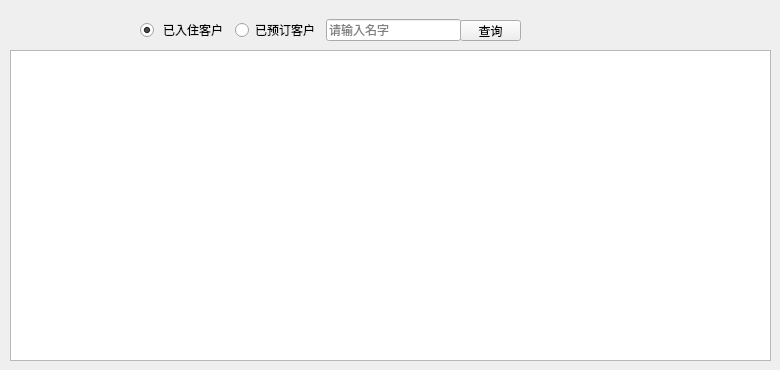
   <widget class="QWidget" name="tab_2">
    <attribute name="title">
     <string>客户信息</string>
    </attribute>
    <widget class="QTableView" name="tableView_2">
     <property name="geometry">
      <rect>
       <x>10</x>
       <y>50</y>
       <width>761</width>
       <height>311</height>
      </rect>
     </property>
     <property name="alternatingRowColors">
      <bool>true</bool>
     </property>
    </widget>
    <widget class="QWidget" name="widget_9" native="true">
     <property name="geometry">
      <rect>
       <x>140</x>
       <y>10</y>
       <width>321</width>
       <height>41</height>
      </rect>
     </property>
     <layout class="QHBoxLayout" name="horizontalLayout_8" stretch="0,0,0">
      <item>
       <widget class="QRadioButton" name="lived_radioButton">
        <property name="font">
         <font>
          <family>微软雅黑</family>
         </font>
        </property>
        <property name="text">
         <string> 已入住客户</string>
        </property>
        <property name="checked">
         <bool>true</bool>
        </property>
       </widget>
      </item>
      <item>
       <widget class="QRadioButton" name="reserve_radioButton">
        <property name="font">
         <font>
          <family>微软雅黑</family>
         </font>
        </property>
        <property name="text">
         <string>已预订客户</string>
        </property>
       </widget>
      </item>
      <item>
       <widget class="QLineEdit" name="username_Edit">
        <property name="placeholderText">
         <string>请输入名字</string>
        </property>
       </widget>
      </item>
     </layout>
    </widget>
    <widget class="QPushButton" name="findAllButton">
     <property name="geometry">
      <rect>
       <x>460</x>
       <y>20</y>
       <width>61</width>
       <height>21</height>
      </rect>
     </property>
     <property name="text">
      <string>查询</string>
     </property>
    </widget>
   </widget>
